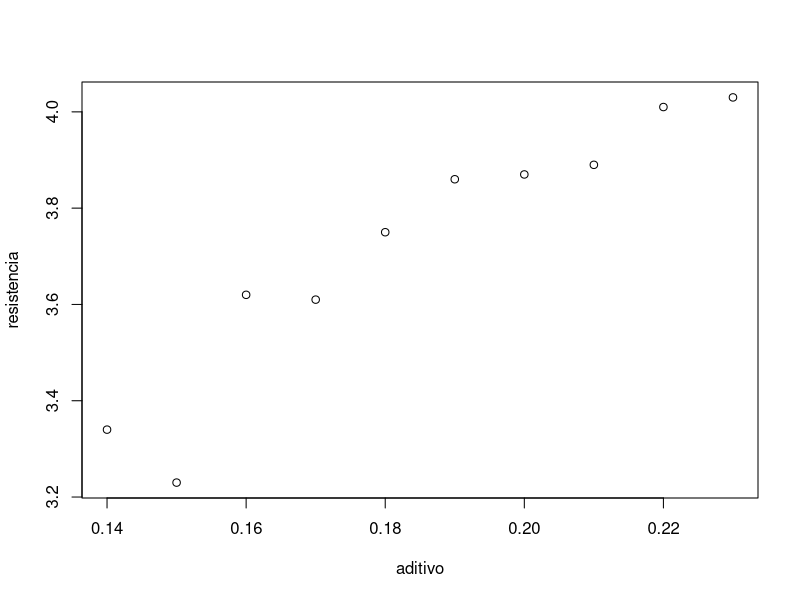

Generate this figure with R:
aditivo <- c(0.14, 0.15, 0.16, 0.17, 0.18, 0.19, 0.20, 0.21, 0.22, 0.23)
resistencia <- c(3.34, 3.23, 3.62, 3.61, 3.75, 3.86, 3.87, 3.89, 4.01, 4.03)

plot(aditivo, resistencia)

# Variabilidad total

varTotal <- sum((resistencia-mean(resistencia))**2) 


# Intervalo 

# B1
B1 <- cov(aditivo,resistencia)/var(aditivo)

# B0
B0 <- mean(resistencia) - B1*mean(aditivo)

#S2
resistencia_sombrero <- B0 + B1*aditivo
S2 <- sum((resistencia-resistencia_sombrero)**2)/(length(aditivo)-2)
mean(aditivo)

SCx <- sum((aditivo-mean(aditivo))^2)
0.185-0.193
